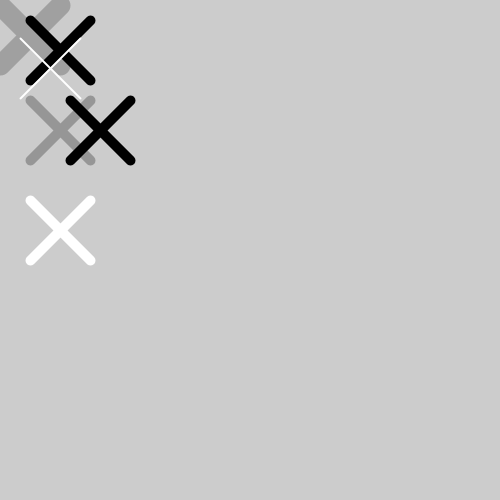
Frame 1 (no input)
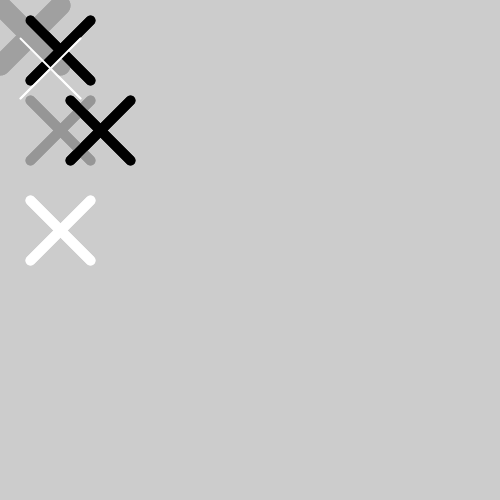
Frame 2 (the mouse pressed at the canvas centre, redrawn once)

The Processing sketch that drew these frames (run headless with seeded random() and noise(); the mouse was pressed at the canvas centre and the sketch redrawn once):

// Processing sketch: exercise_21_2
// ── exercise_21_2.pde
//Extend the function created for exercise 1 by creating more parameters to control 
// additional aspects of its form.


void setup() 
{ 
size(500, 500); 
smooth(); 
noLoop();
}
void draw() 
{
drawX(160, 20, 0, 5, 60);
drawX(0, 10, 30, 20, 60);
drawX(255, 2, 20, 38, 60); 
drawX(150, 10, 30, 100, 60);
drawX(255, 10, 30, 200, 60);
drawX(0, 10, 70, 100, 60);
}
void drawX(int gray, int weight, int x, int y, int size) {
stroke(gray);
strokeWeight(weight);
line(x, y, x+size, y+size);
line(x+size, y, x, y+size);
            }
